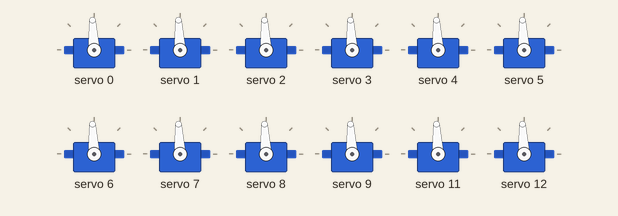
Bench run of a sketch on a simulated Arduino Uno, built with avr-gcc and run on an emulated ATmega328P. Parts: 12 × servo. At 6.0 s the program stops and its outputs stay as they are.

Above: at 0.1 s.
At 3.1 s:
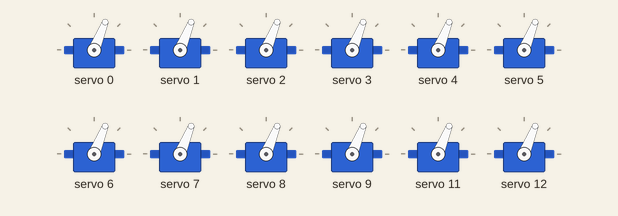
Timing chart, 0 to 4.6 s (numbered marks = the images above):
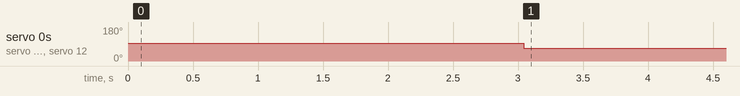

Measured:
- by itself, servo 0–9, servo 11, servo 12: 93° → 68° at 3.0 s

The sketch:

test_32servo.ino
```cpp
#include <Wire.h>
#include <Servo.h>
#include <Adafruit_PWMServoDriver.h>

Adafruit_PWMServoDriver pwm1 = Adafruit_PWMServoDriver(0x40);

Adafruit_PWMServoDriver pwm2 = Adafruit_PWMServoDriver(0x41);

#define servoMIN 150
#define servoMAX 600
#define servo1 0
#define servo2 1
#define servo3 2
#define servo4 3

#define servo5 4
#define servo6 5
#define servo7 6
#define servo8 7

#define servo9 8
#define servo10 9
#define servo11 0
#define servo12 11

#define servo13 12
#define servo14 13
#define servo15 14
#define servo16 15

#define hauteur1 +5
#define hauteur2 +5
#define hauteur3 +5
#define hauteur4 +5

#define hauteur5 +5
#define hauteur6 +5
#define hauteur7 +5
#define hauteur8 +5

#define hauteur9 +5
#define hauteur10 +5
#define hauteur11 +5
#define hauteur12 +5

#define hauteur13 +5
#define hauteur14 +5
#define hauteur15 +5
#define hauteur16 +5


uint8_t servonum = 0;

void setup(){
  Serial.begin(9600);
//Adafruit_PWMServoDriver pwm = Adafruit_PWMServoDriver();
//Serial.println("16 channel Servo test!");
  pwm1.begin();
  pwm1.setPWMFreq(60); //Analog servos run at ~60 Hz
  pwm2.begin();
  pwm2.setPWMFreq(60); //Analog servos run at ~60 Hz

  pwm1.writeMicroseconds(servo1,1500);
  pwm1.writeMicroseconds(servo2,1500);
  pwm1.writeMicroseconds(servo3, 1500);
  pwm1.writeMicroseconds(servo4, 1500);

  pwm1.writeMicroseconds(servo5,1500);
  pwm1.writeMicroseconds(servo6,1500);
  pwm1.writeMicroseconds(servo7, 1500);
  pwm1.writeMicroseconds(servo8, 1500);

  pwm1.writeMicroseconds(servo9,1500);
  pwm1.writeMicroseconds(servo10,1500);
  pwm1.writeMicroseconds(servo11, 1500);
  pwm1.writeMicroseconds(servo12, 1500);

  pwm1.writeMicroseconds(servo13, 1500);
  pwm1.writeMicroseconds(servo14, 1500);
  pwm1.writeMicroseconds(servo15,1500);
  pwm1.writeMicroseconds(servo16,1500);


  pwm2.writeMicroseconds(servo1,1500);
  pwm2.writeMicroseconds(servo2,1500);
  pwm2.writeMicroseconds(servo3, 1500);
  pwm2.writeMicroseconds(servo4, 1500);

  pwm2.writeMicroseconds(servo5,1500);
  pwm2.writeMicroseconds(servo6,1500);
  pwm2.writeMicroseconds(servo7, 1500);
  pwm2.writeMicroseconds(servo8, 1500);

  pwm2.writeMicroseconds(servo9,1500);
  pwm2.writeMicroseconds(servo10,1500);
  pwm2.writeMicroseconds(servo11, 1500);
  pwm2.writeMicroseconds(servo12, 1500);

  pwm2.writeMicroseconds(servo13, 1500);
  pwm2.writeMicroseconds(servo14, 1500);
  pwm2.writeMicroseconds(servo15,1500);
  pwm2.writeMicroseconds(servo16,1500);


  delay(3000);
  //yield();
}

void loop(){
  int time1 = -(50*hauteur1) + 1500;
  int time2 = -(50*hauteur2) + 1500;
  int time3 = -(50*hauteur3) + 1500;
  int time4 = -(50*hauteur4) + 1500;

  int time5 = -(50*hauteur5) + 1500;
  int time6 = -(50*hauteur6) + 1500;
  int time7 = -(50*hauteur7) + 1500;
  int time8 = -(50*hauteur8) + 1500;

  int time9 = -(50*hauteur9) + 1500;
  int time10 = -(50*hauteur10) + 1500;
  int time11 = -(50*hauteur11) + 1500;
  int time12 = -(50*hauteur12) + 1500;

  int time13 = -(50*hauteur13) + 1500;
  int time14 = -(50*hauteur14) + 1500;
  int time15 = -(50*hauteur15) + 1500;
  int time16 = -(50*hauteur16) + 1500;

  pwm1.writeMicroseconds(servo1, time1);
  pwm1.writeMicroseconds(servo2, time2);
  pwm1.writeMicroseconds(servo3, time3);
  pwm1.writeMicroseconds(servo4, time4);

  pwm1.writeMicroseconds(servo5, time5);
  pwm1.writeMicroseconds(servo6, time6);
  pwm1.writeMicroseconds(servo7, time7);
  pwm1.writeMicroseconds(servo8, time8);

  pwm1.writeMicroseconds(servo9, time9);
  pwm1.writeMicroseconds(servo10, time10);
  pwm1.writeMicroseconds(servo11, time11);
  pwm1.writeMicroseconds(servo12, time12);

  pwm1.writeMicroseconds(servo13, time13);
  pwm1.writeMicroseconds(servo14, time14);
  pwm1.writeMicroseconds(servo15, time15);
  pwm1.writeMicroseconds(servo16, time16);


  pwm2.writeMicroseconds(servo1, time1);
  pwm2.writeMicroseconds(servo2, time2);
  pwm2.writeMicroseconds(servo3, time3);
  pwm2.writeMicroseconds(servo4, time4);

  pwm2.writeMicroseconds(servo5, time5);
  pwm2.writeMicroseconds(servo6, time6);
  pwm2.writeMicroseconds(servo7, time7);
  pwm2.writeMicroseconds(servo8, time8);

  pwm2.writeMicroseconds(servo9, time9);
  pwm2.writeMicroseconds(servo10, time10);
  pwm2.writeMicroseconds(servo11, time11);
  pwm2.writeMicroseconds(servo12, time12);

  pwm2.writeMicroseconds(servo13, time13);
  pwm2.writeMicroseconds(servo14, time14);
  pwm2.writeMicroseconds(servo15, time15);
  pwm2.writeMicroseconds(servo16, time16);


  delay(3000);
  /*
  pwm.writeMicroseconds(servo, 1500);
  delay(3000);

  pwm.writeMicroseconds(servo, 1250);
  delay(3000);

  pwm.writeMicroseconds(servo, 1100);
  delay(3000);
  */

  /*
     pwm1.writeMicroseconds(servo1,1500);
  pwm1.writeMicroseconds(servo2,1500);
  pwm1.writeMicroseconds(servo3, 1500);
  pwm1.writeMicroseconds(servo4, 1500);

  pwm1.writeMicroseconds(servo5,1500);
  pwm1.writeMicroseconds(servo6,1500);
  pwm1.writeMicroseconds(servo7, 1500);
  pwm1.writeMicroseconds(servo8, 1500);

  pwm1.writeMicroseconds(servo9,1500);
  pwm1.writeMicroseconds(servo10,1500);
  pwm1.writeMicroseconds(servo11, 1500);
  pwm1.writeMicroseconds(servo12, 1500);

  pwm1.writeMicroseconds(servo13, 1500);
  pwm1.writeMicroseconds(servo14, 1500);
  pwm1.writeMicroseconds(servo15,1500);
  pwm1.writeMicroseconds(servo16,1500);


  pwm2.writeMicroseconds(servo1,1500);
  pwm2.writeMicroseconds(servo2,1500);
  pwm2.writeMicroseconds(servo3, 1500);
  pwm2.writeMicroseconds(servo4, 1500);

  pwm2.writeMicroseconds(servo5,1500);
  pwm2.writeMicroseconds(servo6,1500);
  pwm2.writeMicroseconds(servo7, 1500);
  pwm2.writeMicroseconds(servo8, 1500);

  pwm2.writeMicroseconds(servo9,1500);
  pwm2.writeMicroseconds(servo10,1500);
  pwm2.writeMicroseconds(servo11, 1500);
  pwm2.writeMicroseconds(servo12, 1500);

  pwm2.writeMicroseconds(servo13, 1500);
  pwm2.writeMicroseconds(servo14, 1500);
  pwm2.writeMicroseconds(servo15,1500);
  pwm2.writeMicroseconds(servo16,1500);


  delay(3000);

     pwm1.writeMicroseconds(servo1,1500);
  pwm1.writeMicroseconds(servo2,1500);
  pwm1.writeMicroseconds(servo3, 1500);
  pwm1.writeMicroseconds(servo4, 1500);

  pwm1.writeMicroseconds(servo5,1500);
  pwm1.writeMicroseconds(servo6,1500);
  pwm1.writeMicroseconds(servo7, 1500);
  pwm1.writeMicroseconds(servo8, 1500);

  pwm1.writeMicroseconds(servo9,1500);
  pwm1.writeMicroseconds(servo10,1500);
  pwm1.writeMicroseconds(servo11, 1500);
  pwm1.writeMicroseconds(servo12, 1500);

  pwm1.writeMicroseconds(servo13, 1500);
  pwm1.writeMicroseconds(servo14, 1500);
  pwm1.writeMicroseconds(servo15,1500);
  pwm1.writeMicroseconds(servo16,1500);


  pwm2.writeMicroseconds(servo1,1100);
  pwm2.writeMicroseconds(servo2,1100);
  pwm2.writeMicroseconds(servo3, 1100);
  pwm2.writeMicroseconds(servo4, 1100);

  pwm2.writeMicroseconds(servo5,1100);
  pwm2.writeMicroseconds(servo6,1100);
  pwm2.writeMicroseconds(servo7, 1100);
  pwm2.writeMicroseconds(servo8, 1100);

  pwm2.writeMicroseconds(servo9,1100);
  pwm2.writeMicroseconds(servo10,1100);
  pwm2.writeMicroseconds(servo11, 1100);
  pwm2.writeMicroseconds(servo12, 1100);

  pwm2.writeMicroseconds(servo13, 1100);
  pwm2.writeMicroseconds(servo14, 1100);
  pwm2.writeMicroseconds(servo15,1100);
  pwm2.writeMicroseconds(servo16,1100);

  */


  exit(0);
 /*
  //Adafruit_PWMServoDriver pwm = Adafruit_PWMServoDriver();
  //for (int servo = 0; servo < 4; servo++){
    pwm.setPWM(1, 0, 0);
    //Serial.println(servo);
    delay(500);
  //}

  pwm.setPWM(4, 0, 200);
    //Serial.println(servo);
  delay(500);

  pwm.setPWM(1, 0, 400);
    //Serial.println(servo);
  delay(500);

  pwm.setPWM(2, 0, 600);
    //Serial.println(servo);
  delay(500);
  */


  //pwm.writeMicroseconds(0, 1900);
  //delay(3000);

}
```
